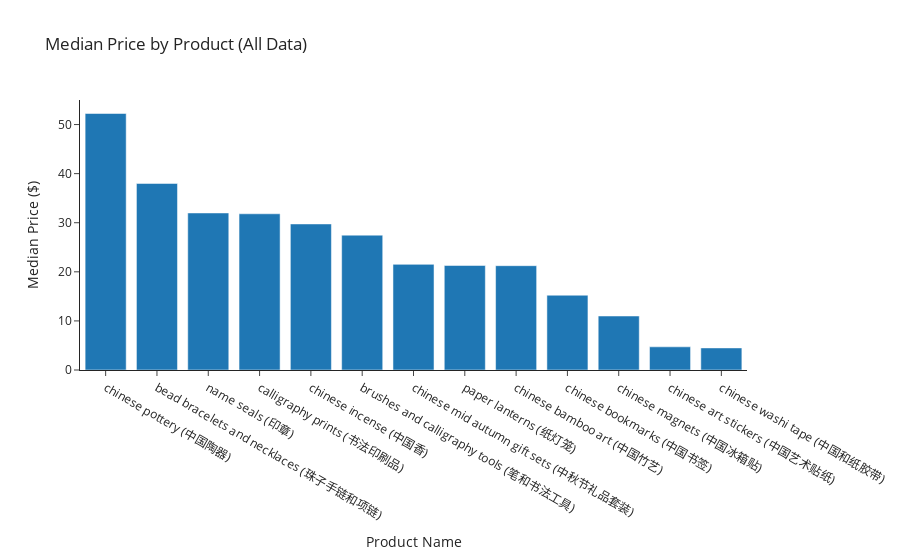

The notebook cell this image was saved under:
### Code cell
# Median price by product
plot_bar_chart_plotly(
    all_product_data.groupby("product_name_chinese_name")
    .agg({"price": "median"})
    .reset_index(),
    x="product_name_chinese_name",
    y="price",
    title="Median Price by Product (All Data)",
    x_label="Product Name",
    y_label="Median Price ($)",
)

### Figure 1 — Plotly figure (JSON) as saved in the notebook; plotly's stock layout.template omitted (floating-point values rounded to 4 significant figures)
{"data": [{"name": "Price", "type": "bar", "x": ["chinese pottery (中国陶器)", "bead bracelets and necklaces (珠子手链和项链)", "name seals (印章)", "calligraphy prints (书法印刷品)", "chinese incense (中国香)", "brushes and calligraphy tools (笔和书法工具)", "chinese mid autumn gift sets (中秋节礼品套装)", "paper lanterns (纸灯笼)", "chinese bamboo art (中国竹艺)", "chinese bookmarks (中国书签)", "chinese magnets (中国冰箱贴)", "chinese art stickers (中国艺术贴纸)", "chinese washi tape (中国和纸胶带)"], "y": [52.25, 38, 31.99, 31.82, 29.75, 27.47, 21.52, 21.29, 21.25, 15.23, 11, 4.72, 4.5]}], "layout": {"title": {"text": "Median Price by Product (All Data)"}, "xaxis": {"title": {"text": "Product Name"}}, "yaxis": {"title": {"text": "Median Price ($)"}}}}
